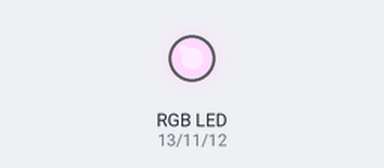
Simulated run of this sketch. Board: Arduino Uno, built with avr-gcc and run on an emulated ATmega328P. On the bench: an RGB LED mixed from three pins (HIGH = lit). Dim RGB values are drawn brighter than linear; random numbers use the default seed unless the sketch sets one.

Above: at 0.1 s.
At 5.7 s:
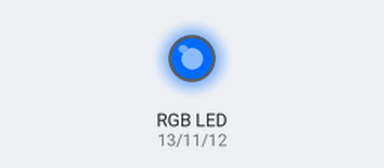
At 9.2 s:
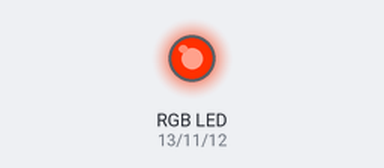
At 19.0 s:
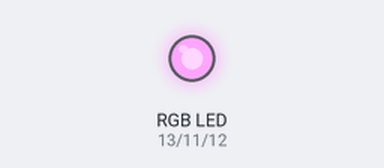
At 28.8 s:
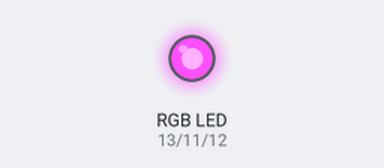
At 39.3 s:
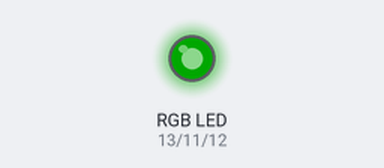
Timing chart, 0 to 40.0 s (numbered marks = the images above):
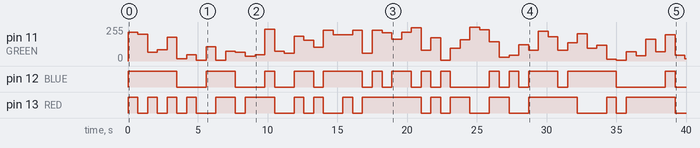

Measured:
- by itself, pin 12 (BLUE): LOW → HIGH at 0.00 s, → LOW 3.5 s later, → HIGH 2.1 s later, → LOW 2.1 s later, … (28 changes in this stretch)
- by itself, pin 13 (RED): LOW → HIGH at 0.00 s, → LOW 0.70 s later, → HIGH 0.70 s later, → LOW 0.70 s later, … (32 changes in this stretch)
- by itself, pin 11 (GREEN): 0/255 → 217/255 at 0.00 s, → 200/255 0.70 s later, → 67/255 0.70 s later, → 85/255 0.70 s later, … (58 changes in this stretch)

The sketch:

rgb_led.ino
```cpp
const byte RED = 13;
const byte BLUE = 12;
const byte GREEN = 11;

void setup()
{
  pinMode(RED, OUTPUT);
  pinMode(BLUE, OUTPUT);
  pinMode(GREEN, OUTPUT);
}

/*
void loop()
{
  analogWrite(RED, 10);
  analogWrite(BLUE, 60);
  analogWrite(GREEN, 90);
  delay(500);
}
*/

void loop()
{
  analogWrite(RED, random(256));
  analogWrite(BLUE, random(256));
  analogWrite(GREEN, random(256));
  delay(700);
}
```

distance-sensor.cpp
```cpp
// C++ code
//
int distancia = 0;

long readUltrasonicDistance(int triggerPin, int echoPin)
{
  pinMode(triggerPin, OUTPUT);  // Clear the trigger
  digitalWrite(triggerPin, LOW);
  delayMicroseconds(2);
  // Sets the trigger pin to HIGH state for 10 microseconds
  digitalWrite(triggerPin, HIGH);
  delayMicroseconds(10);
  digitalWrite(triggerPin, LOW);
  pinMode(echoPin, INPUT);
  // Reads the echo pin, and returns the sound wave travel time in microseconds
  return pulseIn(echoPin, HIGH);
}

void setup()
{
  pinMode(13, OUTPUT);
  pinMode(10, OUTPUT);
}

void loop()
{
  distancia = 0.01723 * readUltrasonicDistance(8, 8);
  if (distancia <= 50) {
    digitalWrite(13, HIGH);
    digitalWrite(10, LOW);
  } else {
    digitalWrite(13, LOW);
    digitalWrite(10, HIGH);
  }
  delay(10); // Delay a little bit to improve simulation performance
}
```
